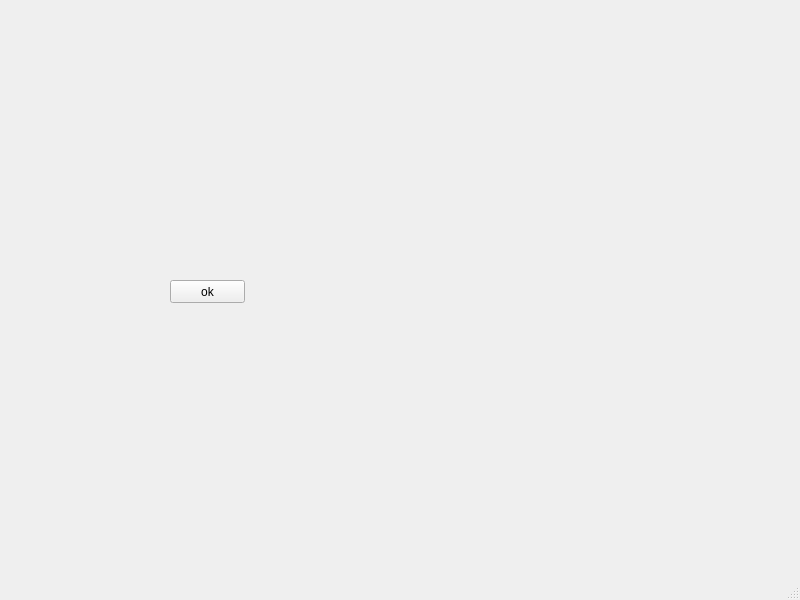
<?xml version="1.0" encoding="UTF-8"?>
<ui version="4.0">
 <class>MainWindow</class>
 <widget class="QMainWindow" name="MainWindow">
  <property name="geometry">
   <rect>
    <x>0</x>
    <y>0</y>
    <width>800</width>
    <height>600</height>
   </rect>
  </property>
  <property name="windowTitle">
   <string>MainWindow</string>
  </property>
  <widget class="QWidget" name="centralwidget">
   <widget class="QPushButton" name="pushButton">
    <property name="geometry">
     <rect>
      <x>170</x>
      <y>280</y>
      <width>75</width>
      <height>23</height>
     </rect>
    </property>
    <property name="text">
     <string>ok</string>
    </property>
   </widget>
  </widget>
  <widget class="QMenuBar" name="menubar">
   <property name="geometry">
    <rect>
     <x>0</x>
     <y>0</y>
     <width>800</width>
     <height>23</height>
    </rect>
   </property>
  </widget>
  <widget class="QStatusBar" name="statusbar"/>
 </widget>
 <resources/>
 <connections/>
</ui>
